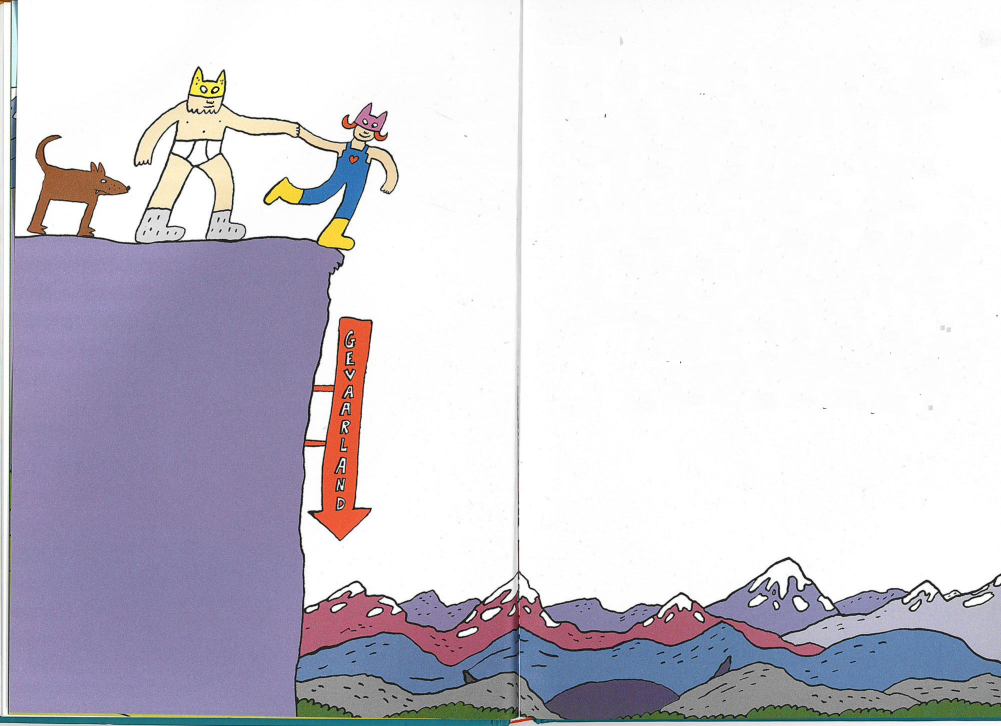
#> input picture experiments/playtime/gevaarland.jpg, 2002 x 1452 px (shown at 1/2 size)
$ python scan2tex-preview.py ../bootje.jpg ../gevaarland.jpg
#> lines starting #> are read from the running program, lines starting #| are printed output that depends on the picture
# usage: python3 -I claudetools/scan2tex-preview.py <out.png> "<dir>/name-*.png"
# The parts drawn as the game does (roughly): the mask filled with a body colour, the outline tinted on top.
import sys, glob, os
from PIL import Image
out, files = sys.argv[1], sorted(f for f in glob.glob(sys.argv[2]) if not f.endswith('-mask.png'))
BODY, LINE, BG = (232, 150, 110), (60, 30, 40), (200, 220, 200)
tiles = []
for f in files:
    o = Image.open(f).convert('RGBA'); m = f.replace('.png', '-mask.png')
    tile = Image.new('RGB', (o.width + 16, o.height + 16), BG)
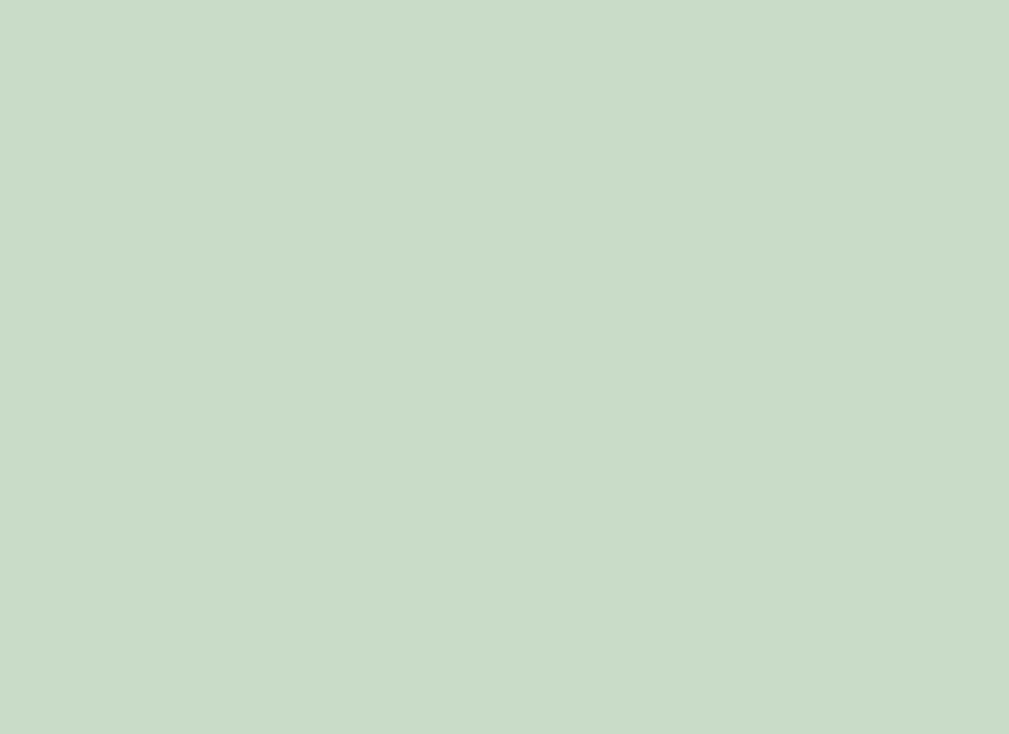
#> tile: PIL image 2018x1468 RGB (shown at 1/2 size); mean R, G, B 200, 220, 200
    if os.path.exists(m):
        mk = Image.open(m).convert('L')
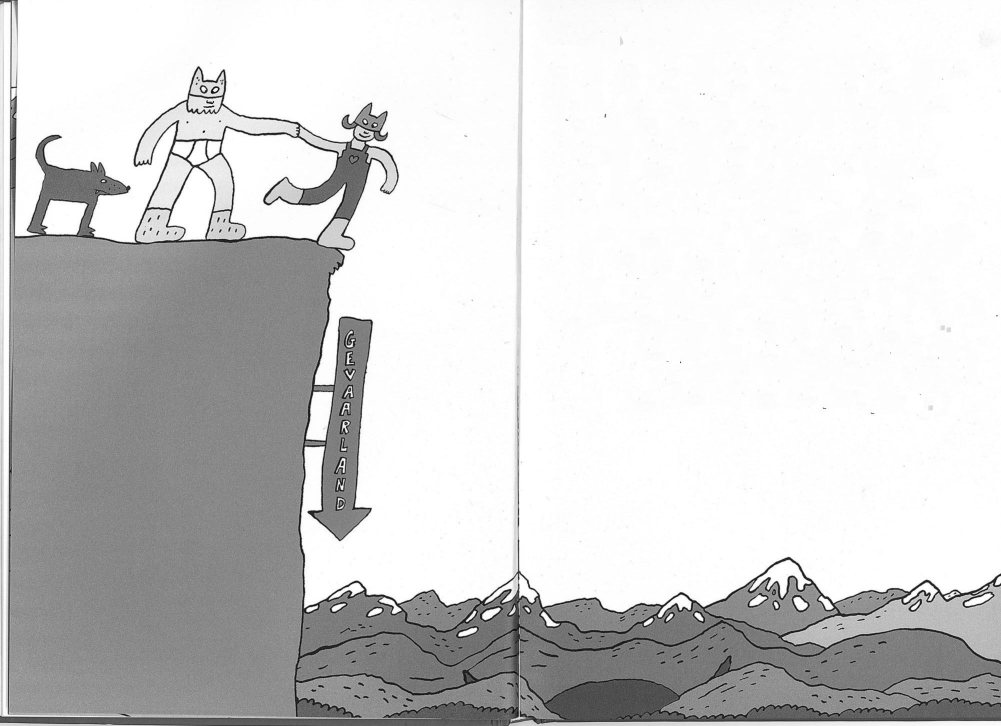
#> mk: PIL image 2002x1452 L (shown at 1/2 size); min 0, max 255, mean 208.8
        tile.paste(Image.new('RGB', mk.size, BODY), (8, 8), mk)
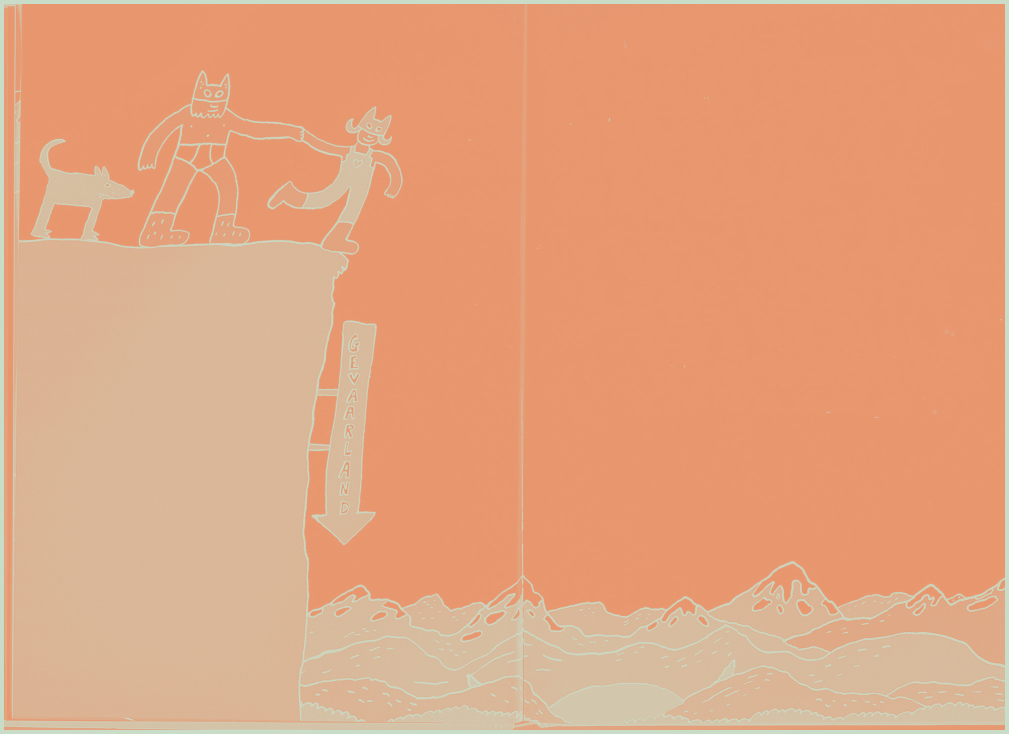
#> tile: PIL image 2018x1468 RGB (shown at 1/2 size); mean R, G, B 225.8, 163.8, 127.7
    tile.paste(Image.new('RGB', o.size, LINE), (8, 8), o.getchannel('A'))
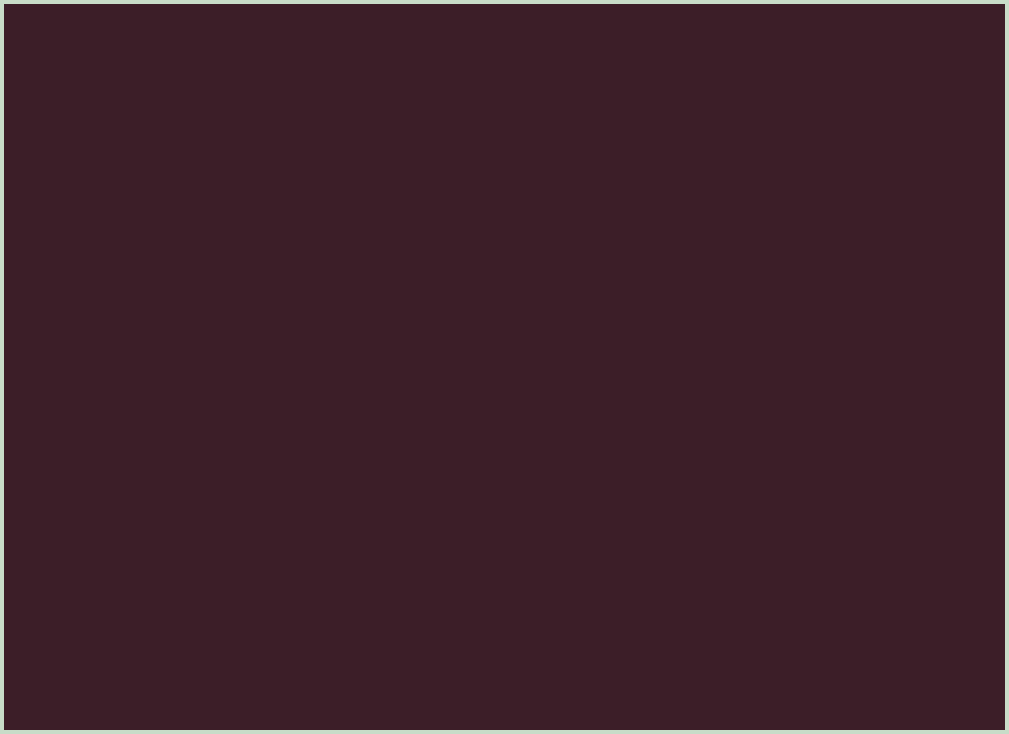
#> tile: PIL image 2018x1468 RGB (shown at 1/2 size); mean R, G, B 62.6, 33.6, 43
    tiles.append(tile)
W = 1100; x = y = rowh = 0; placed = []
for t in tiles:
    if x + t.width > W: x, y, rowh = 0, y + rowh + 6, 0
    placed.append((t, x, y)); x += t.width + 6; rowh = max(rowh, t.height)
#> this loop made 1 pass
#> (x, y, rowh) on pass 1: (2024, 6, 1468)
#> after the loop, placed = 1 item; rowh = 1468; x = 2024; y = 6
sheet = Image.new('RGB', (W, y + rowh), (255, 255, 255))
#> sheet: PIL image 1100x1474 RGB; every value is 255
for t, x, y in placed: sheet.paste(t, (x, y))
#> this loop made 1 pass
#> (x, y) on pass 1: (0, 6)
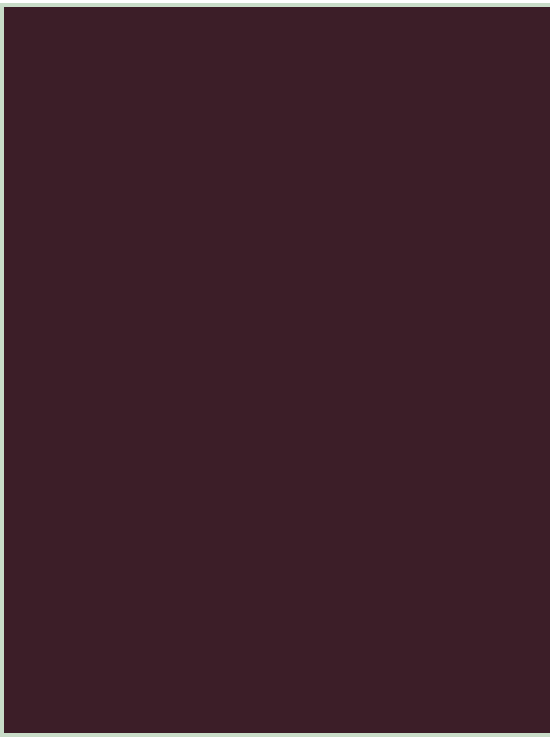
#> sheet: PIL image 1100x1474 RGB (shown at 1/2 size); mean R, G, B 63.3, 34.3, 43.8
sheet.save(out)

$ run again, on experiments/playtime/maan.jpg
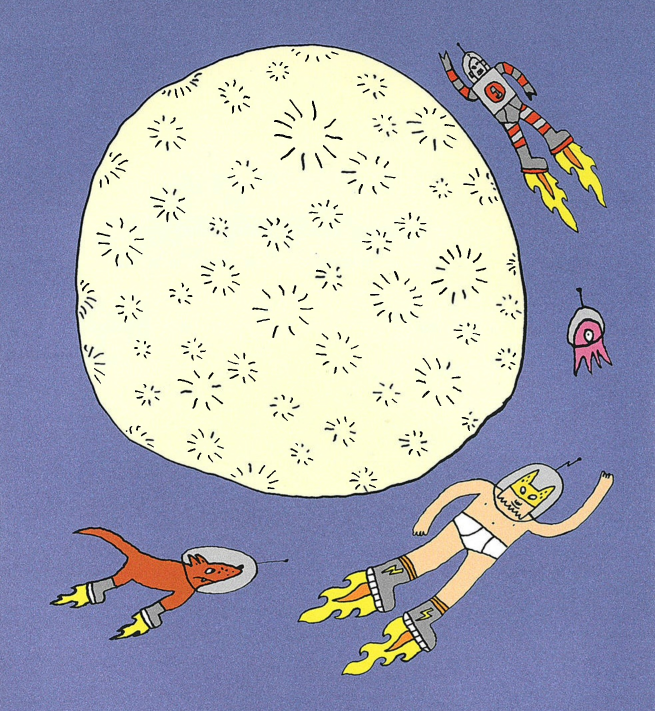
#> input picture experiments/playtime/maan.jpg, 1965 x 2133 px (shown at 1/3 size)
#> `tile.paste(Image.new('RGB', o.size, LINE), (8, 8), o.getchannel('A'))`:
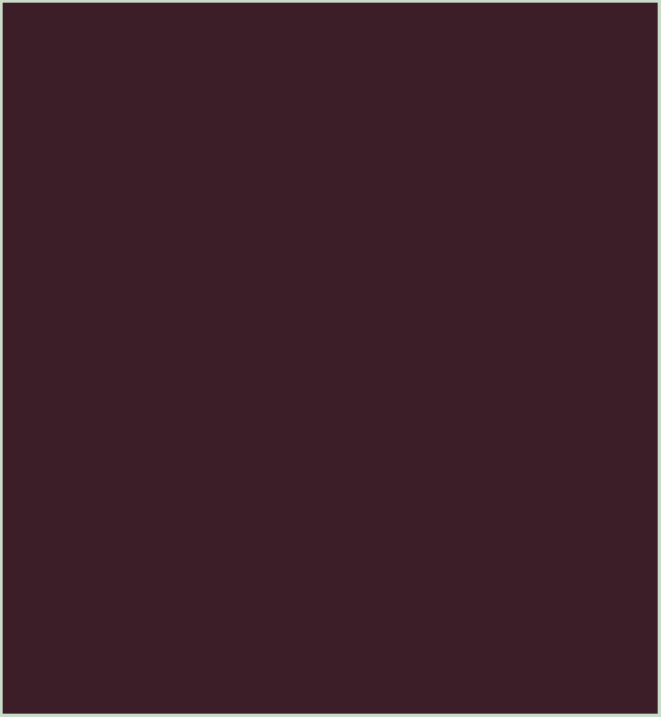
#> tile: PIL image 1981x2149 RGB (shown at 1/3 size); mean R, G, B 62.2, 32.9, 42.5
#> the loop `for t in tiles:` made 1 pass
#> (x, y, rowh) on pass 1: (1987, 6, 2149)
#> after the loop `for t in tiles:`: placed = 1 item; rowh = 2149; x = 1987; y = 6
#> the loop `for t, x, y in placed: sheet.paste(t, (x, y))` made 1 pass
#> (x, y) on pass 1: (0, 6)
#> after the loop `for t, x, y in placed: sheet.paste(t, (x, y))`:
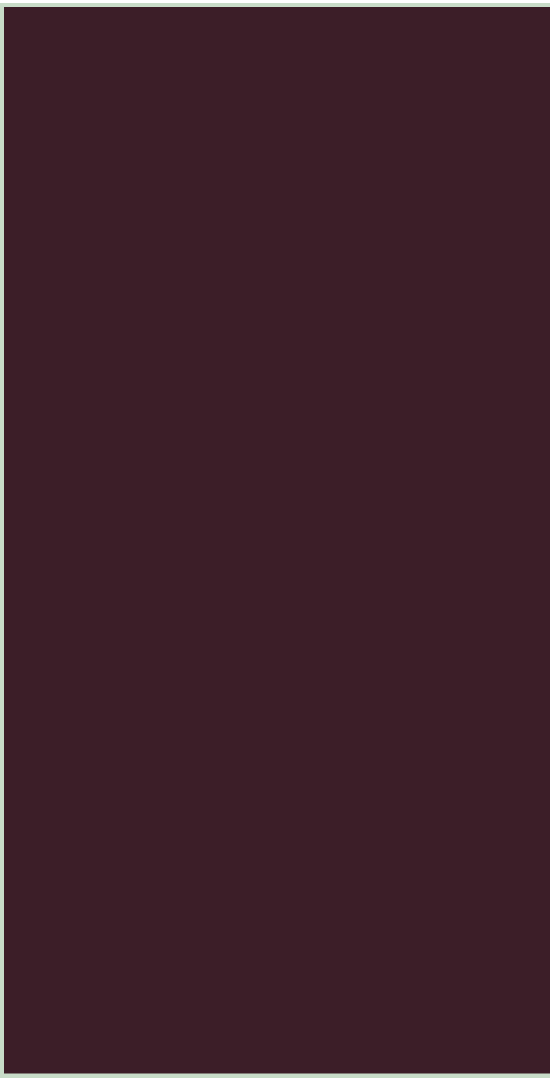
#> sheet: PIL image 1100x2155 RGB (shown at 1/2 size); mean R, G, B 62.6, 33.4, 42.9
